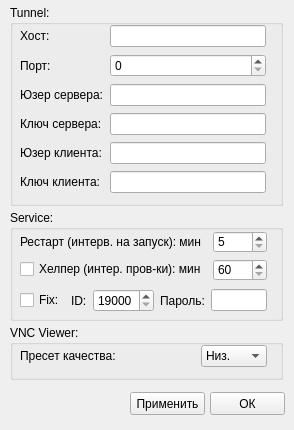
<?xml version="1.0" encoding="UTF-8"?>
<ui version="4.0">
 <class>Dialog</class>
 <widget class="QDialog" name="Dialog">
  <property name="windowModality">
   <enum>Qt::ApplicationModal</enum>
  </property>
  <property name="geometry">
   <rect>
    <x>0</x>
    <y>0</y>
    <width>294</width>
    <height>430</height>
   </rect>
  </property>
  <property name="windowTitle">
   <string>microViewer: Расширенные настройки</string>
  </property>
  <property name="windowIcon">
   <iconset>
    <normaloff>img/microViewer.png</normaloff>img/microViewer.png</iconset>
  </property>
  <widget class="QGroupBox" name="groupBox_tunnel">
   <property name="geometry">
    <rect>
     <x>10</x>
     <y>5</y>
     <width>273</width>
     <height>201</height>
    </rect>
   </property>
   <property name="title">
    <string>Tunnel:</string>
   </property>
   <widget class="QWidget" name="formLayoutWidget">
    <property name="geometry">
     <rect>
      <x>10</x>
      <y>20</y>
      <width>251</width>
      <height>173</height>
     </rect>
    </property>
    <layout class="QFormLayout" name="formLayout_tunnel">
     <property name="verticalSpacing">
      <number>7</number>
     </property>
     <property name="rightMargin">
      <number>5</number>
     </property>
     <item row="1" column="0">
      <widget class="QLabel" name="label_port">
       <property name="text">
        <string>Порт:</string>
       </property>
      </widget>
     </item>
     <item row="2" column="0">
      <widget class="QLabel" name="label_user_server">
       <property name="text">
        <string>Юзер сервера:</string>
       </property>
      </widget>
     </item>
     <item row="3" column="0">
      <widget class="QLabel" name="label_key_server">
       <property name="text">
        <string>Ключ сервера:</string>
       </property>
      </widget>
     </item>
     <item row="4" column="0">
      <widget class="QLabel" name="label_user_client">
       <property name="text">
        <string>Юзер клиента:</string>
       </property>
      </widget>
     </item>
     <item row="5" column="0">
      <widget class="QLabel" name="label_key_client">
       <property name="text">
        <string>Ключ клиента:</string>
       </property>
      </widget>
     </item>
     <item row="0" column="0">
      <widget class="QLabel" name="label_host">
       <property name="text">
        <string>Хост:</string>
       </property>
      </widget>
     </item>
     <item row="0" column="1">
      <widget class="QLineEdit" name="lineEdit_host">
       <property name="minimumSize">
        <size>
         <width>0</width>
         <height>22</height>
        </size>
       </property>
      </widget>
     </item>
     <item row="1" column="1">
      <widget class="QSpinBox" name="spinBox_port">
       <property name="sizePolicy">
        <sizepolicy hsizetype="Minimum" vsizetype="Fixed">
         <horstretch>0</horstretch>
         <verstretch>0</verstretch>
        </sizepolicy>
       </property>
       <property name="minimumSize">
        <size>
         <width>0</width>
         <height>22</height>
        </size>
       </property>
       <property name="maximum">
        <number>65535</number>
       </property>
      </widget>
     </item>
     <item row="2" column="1">
      <widget class="QLineEdit" name="lineEdit_user_server">
       <property name="minimumSize">
        <size>
         <width>0</width>
         <height>22</height>
        </size>
       </property>
      </widget>
     </item>
     <item row="3" column="1">
      <widget class="QLineEdit" name="lineEdit_key_server">
       <property name="minimumSize">
        <size>
         <width>0</width>
         <height>22</height>
        </size>
       </property>
      </widget>
     </item>
     <item row="4" column="1">
      <widget class="QLineEdit" name="lineEdit_user_client">
       <property name="minimumSize">
        <size>
         <width>0</width>
         <height>22</height>
        </size>
       </property>
      </widget>
     </item>
     <item row="5" column="1">
      <widget class="QLineEdit" name="lineEdit_key_client">
       <property name="minimumSize">
        <size>
         <width>0</width>
         <height>22</height>
        </size>
       </property>
      </widget>
     </item>
    </layout>
   </widget>
  </widget>
  <widget class="QPushButton" name="pushButton_settings_advanced_aplay">
   <property name="geometry">
    <rect>
     <x>130</x>
     <y>392</y>
     <width>75</width>
     <height>23</height>
    </rect>
   </property>
   <property name="focusPolicy">
    <enum>Qt::NoFocus</enum>
   </property>
   <property name="text">
    <string>Применить</string>
   </property>
  </widget>
  <widget class="QPushButton" name="pushButton_settings_advanced_ok">
   <property name="geometry">
    <rect>
     <x>210</x>
     <y>392</y>
     <width>75</width>
     <height>23</height>
    </rect>
   </property>
   <property name="focusPolicy">
    <enum>Qt::NoFocus</enum>
   </property>
   <property name="text">
    <string>ОК</string>
   </property>
  </widget>
  <widget class="QGroupBox" name="groupBox_service">
   <property name="geometry">
    <rect>
     <x>10</x>
     <y>210</y>
     <width>273</width>
     <height>111</height>
    </rect>
   </property>
   <property name="title">
    <string>Service:</string>
   </property>
   <widget class="QWidget" name="formLayoutWidget_2">
    <property name="geometry">
     <rect>
      <x>10</x>
      <y>20</y>
      <width>251</width>
      <height>51</height>
     </rect>
    </property>
    <layout class="QFormLayout" name="formLayout_service">
     <property name="topMargin">
      <number>1</number>
     </property>
     <property name="rightMargin">
      <number>4</number>
     </property>
     <item row="1" column="1">
      <widget class="QSpinBox" name="spinBox_helper_service">
       <property name="minimumSize">
        <size>
         <width>0</width>
         <height>22</height>
        </size>
       </property>
       <property name="minimum">
        <number>60</number>
       </property>
       <property name="maximum">
        <number>1435</number>
       </property>
      </widget>
     </item>
     <item row="0" column="1">
      <widget class="QSpinBox" name="spinBox_restart_service">
       <property name="minimumSize">
        <size>
         <width>0</width>
         <height>22</height>
        </size>
       </property>
       <property name="minimum">
        <number>5</number>
       </property>
       <property name="maximum">
        <number>180</number>
       </property>
      </widget>
     </item>
     <item row="0" column="0">
      <widget class="QLabel" name="label_restart_service">
       <property name="text">
        <string>Рестарт (интерв. на запуск): мин</string>
       </property>
      </widget>
     </item>
     <item row="1" column="0">
      <widget class="QCheckBox" name="checkBox_helper">
       <property name="text">
        <string>Хелпер (интер. пров-ки): мин</string>
       </property>
      </widget>
     </item>
    </layout>
   </widget>
   <widget class="QWidget" name="gridLayoutWidget">
    <property name="geometry">
     <rect>
      <x>10</x>
      <y>70</y>
      <width>251</width>
      <height>41</height>
     </rect>
    </property>
    <layout class="QGridLayout" name="gridLayout_service">
     <property name="topMargin">
      <number>1</number>
     </property>
     <property name="rightMargin">
      <number>4</number>
     </property>
     <item row="0" column="3">
      <widget class="QLabel" name="label_password">
       <property name="text">
        <string>Пароль:</string>
       </property>
      </widget>
     </item>
     <item row="0" column="4">
      <widget class="QLineEdit" name="lineEdit_password">
       <property name="minimumSize">
        <size>
         <width>0</width>
         <height>22</height>
        </size>
       </property>
       <property name="maxLength">
        <number>8</number>
       </property>
       <property name="echoMode">
        <enum>QLineEdit::Password</enum>
       </property>
      </widget>
     </item>
     <item row="0" column="1">
      <widget class="QLabel" name="label_id">
       <property name="text">
        <string>ID:</string>
       </property>
      </widget>
     </item>
     <item row="0" column="2">
      <widget class="QSpinBox" name="spinBox_id">
       <property name="enabled">
        <bool>true</bool>
       </property>
       <property name="minimumSize">
        <size>
         <width>0</width>
         <height>22</height>
        </size>
       </property>
       <property name="minimum">
        <number>19000</number>
       </property>
       <property name="maximum">
        <number>60000</number>
       </property>
       <property name="value">
        <number>19000</number>
       </property>
      </widget>
     </item>
     <item row="0" column="0">
      <widget class="QCheckBox" name="checkBox_id_pass">
       <property name="text">
        <string>Fix:</string>
       </property>
      </widget>
     </item>
    </layout>
   </widget>
  </widget>
  <widget class="QGroupBox" name="groupBox_vncviewer">
   <property name="geometry">
    <rect>
     <x>10</x>
     <y>325</y>
     <width>273</width>
     <height>55</height>
    </rect>
   </property>
   <property name="title">
    <string>VNC Viewer:</string>
   </property>
   <widget class="QWidget" name="formLayoutWidget_3">
    <property name="geometry">
     <rect>
      <x>10</x>
      <y>20</y>
      <width>251</width>
      <height>24</height>
     </rect>
    </property>
    <layout class="QFormLayout" name="formLayout">
     <property name="horizontalSpacing">
      <number>85</number>
     </property>
     <property name="rightMargin">
      <number>4</number>
     </property>
     <item row="0" column="0">
      <widget class="QLabel" name="label_view_preset">
       <property name="text">
        <string>Пресет качества:</string>
       </property>
      </widget>
     </item>
     <item row="0" column="1">
      <widget class="QComboBox" name="comboBox_quality_preset">
       <property name="minimumSize">
        <size>
         <width>0</width>
         <height>22</height>
        </size>
       </property>
       <item>
        <property name="text">
         <string>Низ.</string>
        </property>
       </item>
       <item>
        <property name="text">
         <string>Сред.</string>
        </property>
       </item>
       <item>
        <property name="text">
         <string>Выс.</string>
        </property>
       </item>
       <item>
        <property name="text">
         <string>Макс.</string>
        </property>
       </item>
      </widget>
     </item>
    </layout>
   </widget>
  </widget>
 </widget>
 <resources/>
 <connections/>
</ui>
